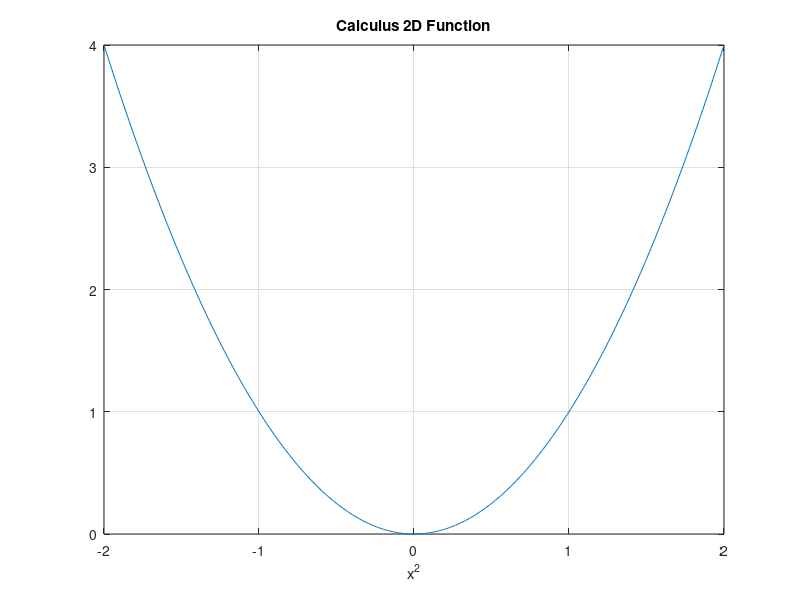
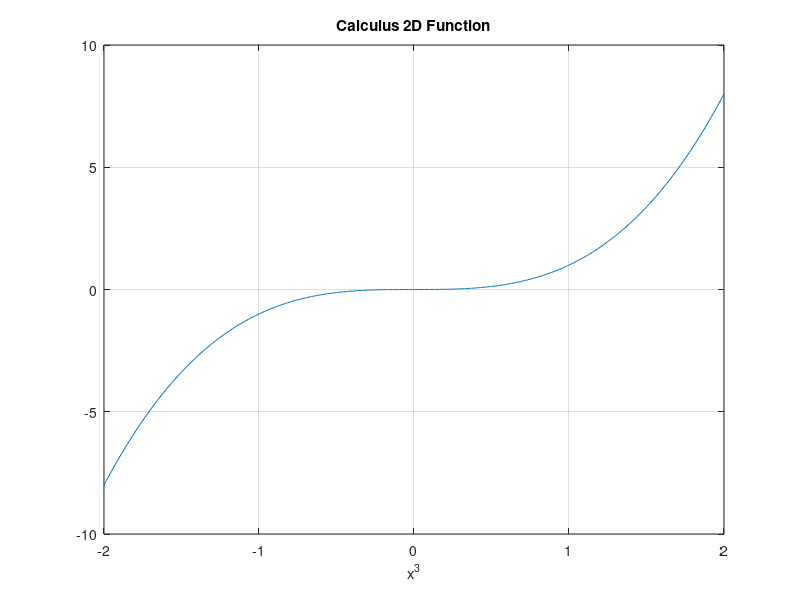
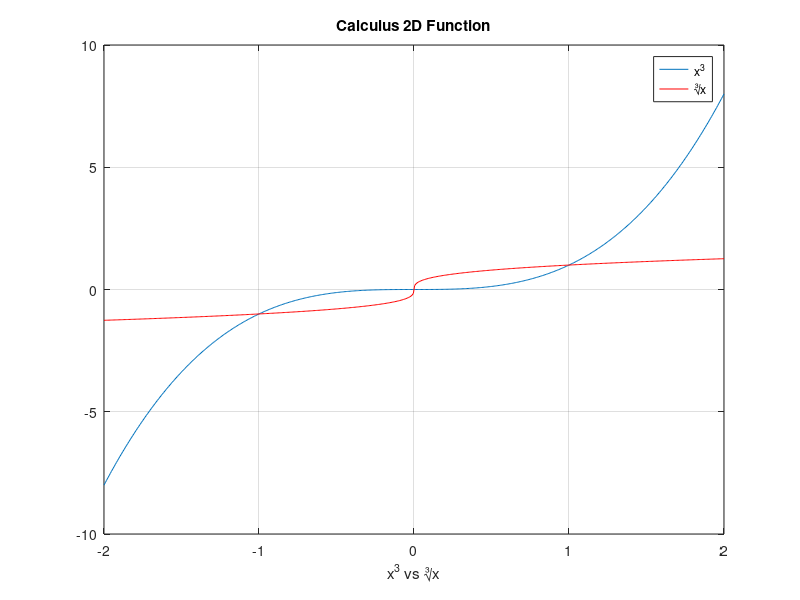
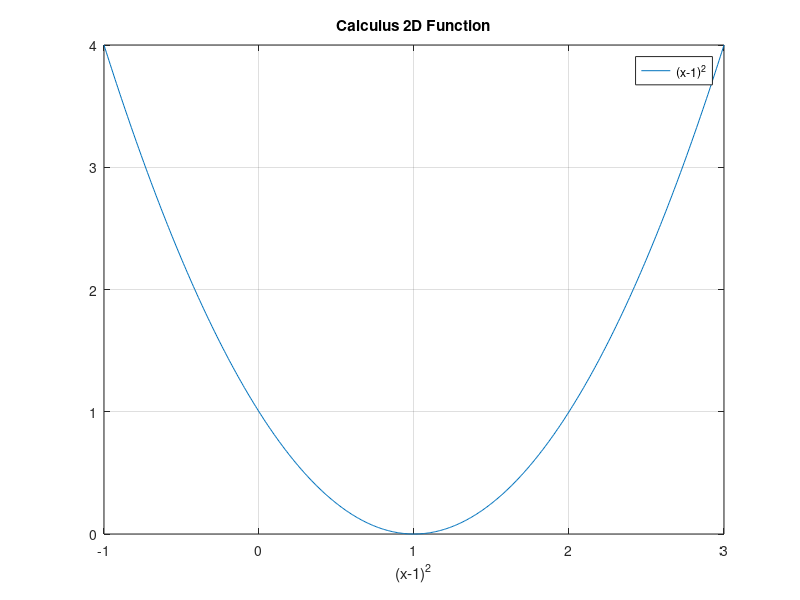

Write MATLAB code to recreate these figures, in order.
figure (1);
x=linspace(-2, 2, 500);
y=x.^2;
plot(x,y)
grid on
title("Calculus 2D Function")
xlabel('x^2')
ylabel('')

figure (2);
%x=linspace(-2, 2, 500);
y=x.^3;
plot(x,y)
grid on
title("Calculus 2D Function")
xlabel('x^3')
ylabel('')

figure (3);
%x=linspace(-2, 2, 500);
y2=cbrt(x);
plot(x,y)
hold on;
plot(x,y2,'r')
grid on
title("Calculus 2D Function")
xlabel('x^3 vs ∛x')
ylabel('')

legend('x^3', '∛x')

figure (4);
x=linspace(-1, 3, 500);
y3=(x-1).^2;
plot(x,y3)
grid on
title("Calculus 2D Function")
xlabel('(x-1)^2')
ylabel('')
legend('(x-1)^2')
